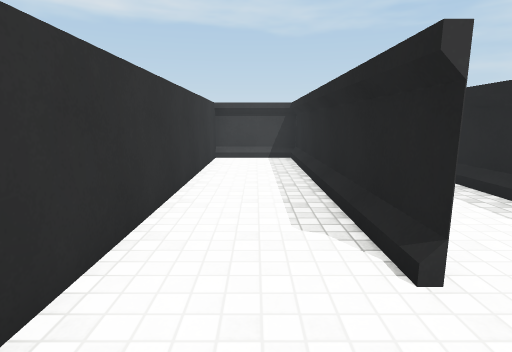
view 1 (above)

24 first-person views from a walk through a scene from a Unity 3-D project. The camera is 1.3 m above the floor, tilts 10° down and sees 80° across. The floor is counted in squares, 1 m on a side. Each view is taken from the middle of a square. On the plan, view 1 faces up. The plan holds only what a view shows up to about 14 squares ahead; the rest is blank. The place goes on beyond the plan. Surface patterns are stand-ins for the level's own textures.

view 2
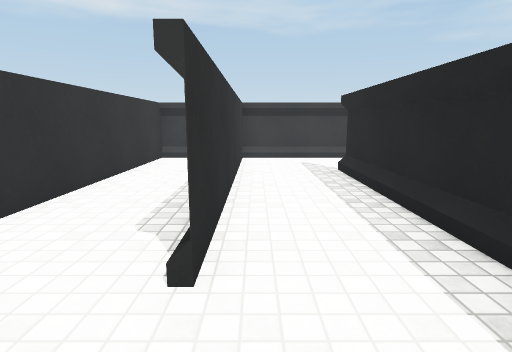

view 3
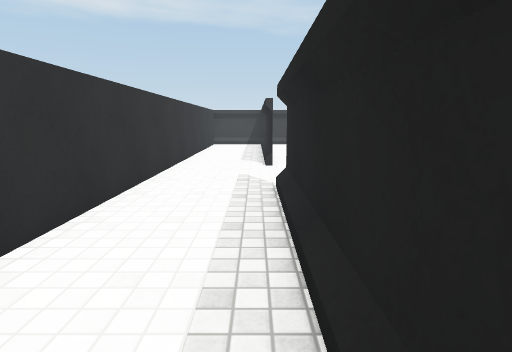

view 4
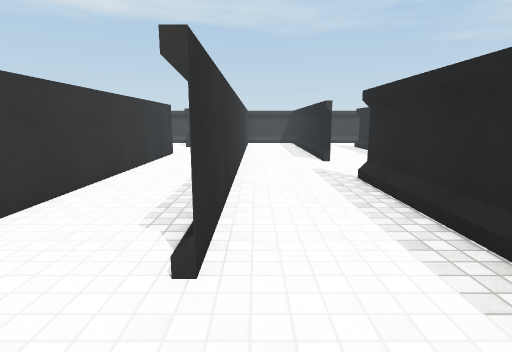

view 5
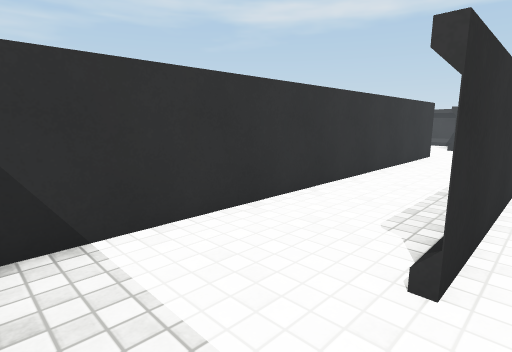

view 6
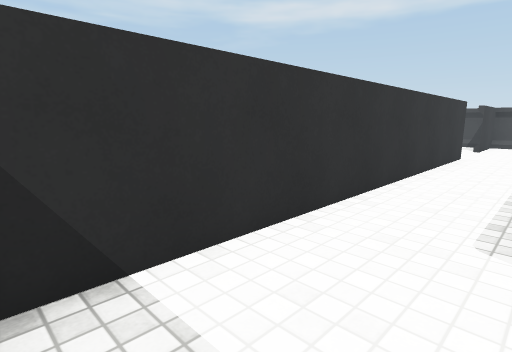

view 7
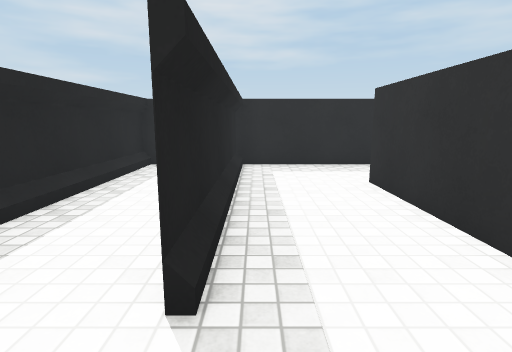

view 8
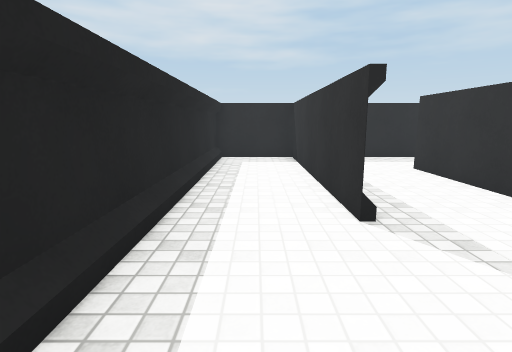

view 9
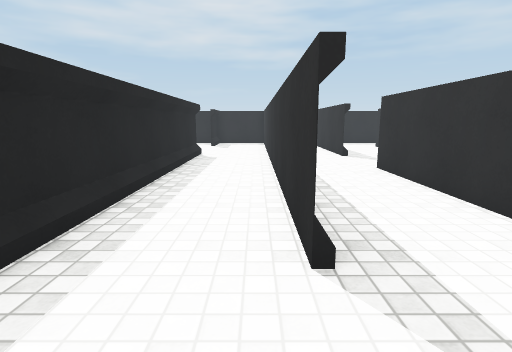

view 10
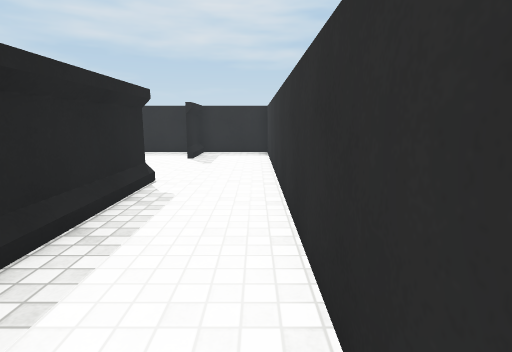

view 11
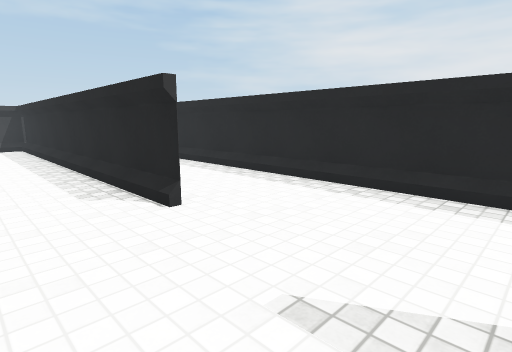

view 12
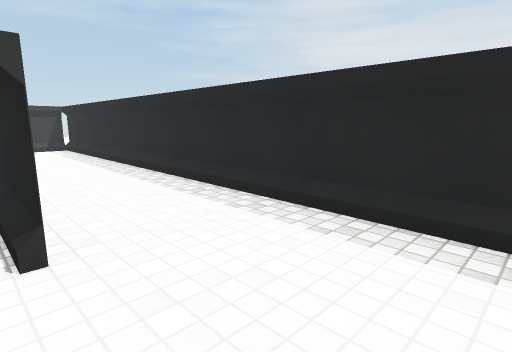

view 13
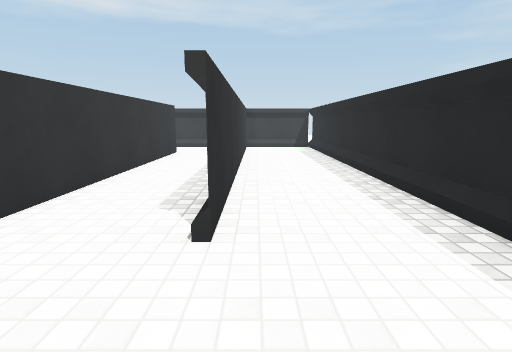

view 14
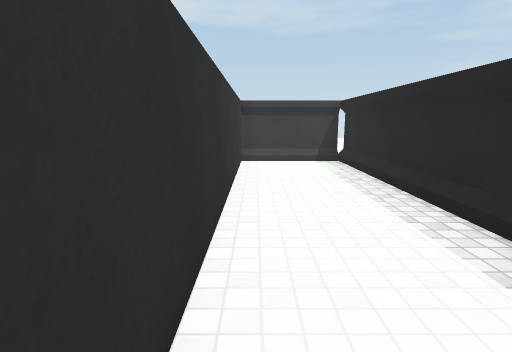

view 15
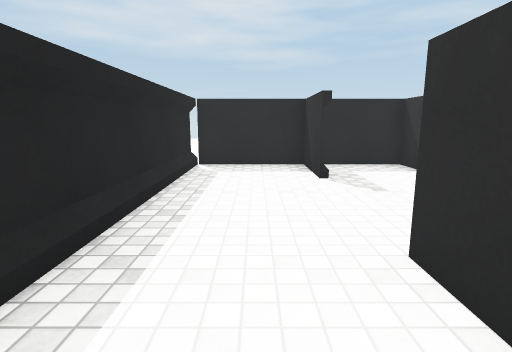

view 16
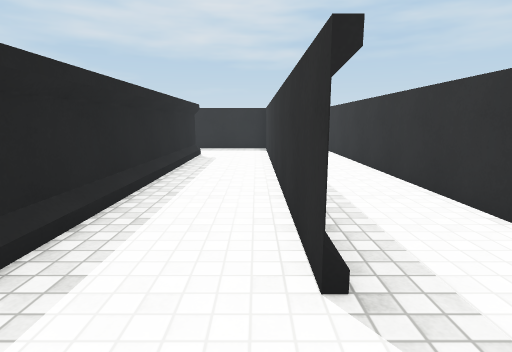

view 17
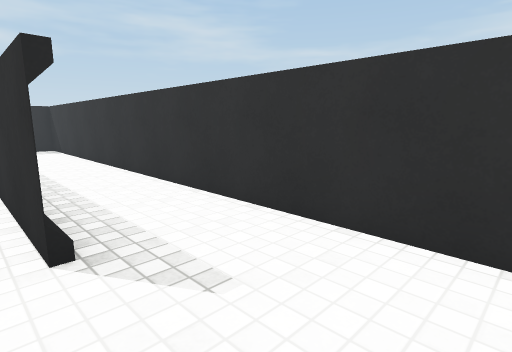

view 18
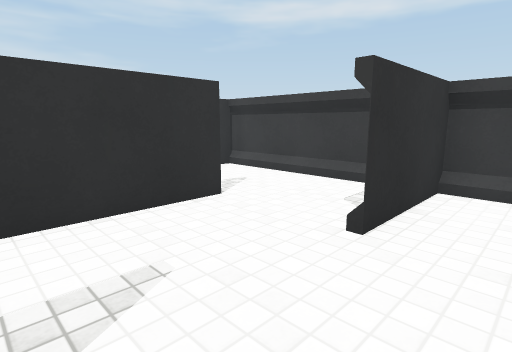

view 19
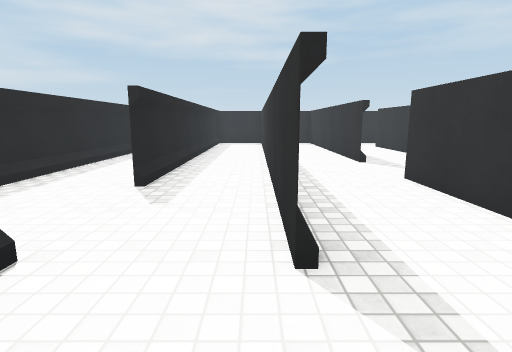

view 20
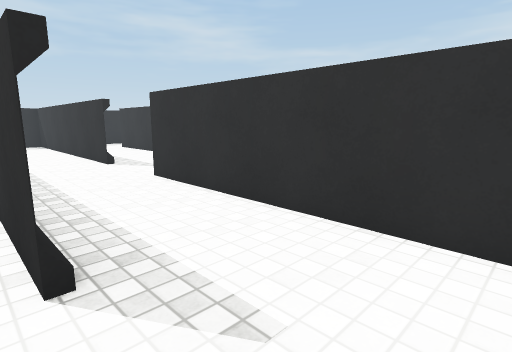

view 21
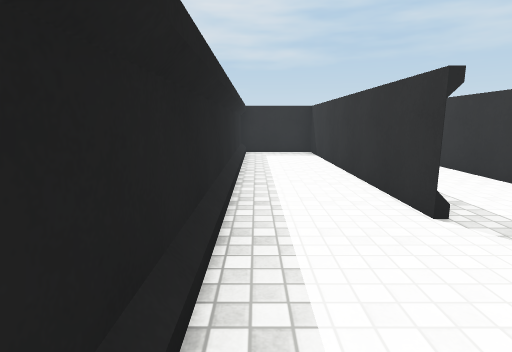

view 22
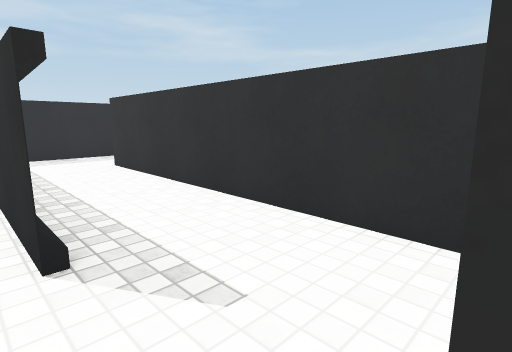

view 23
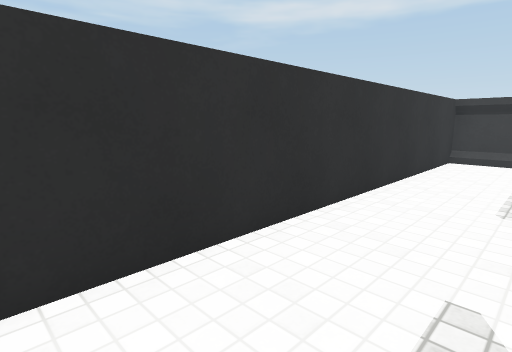

view 24
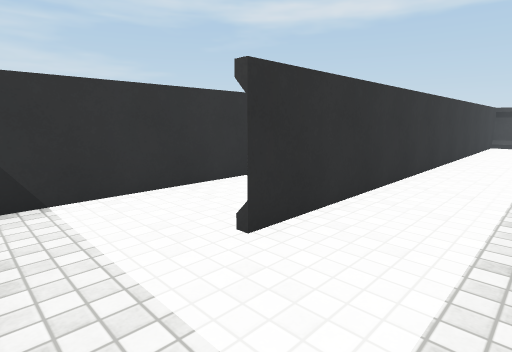

### Floor plan
Points are (right, up) in squares from view 1. A wall is a line through its corners. A room is listed if a view was taken in it or the views show most of it. See-through windows are left out.
Room 1 (views 1, 2, 3, 4, 5, 6, 7, 8, 9, 10)
walls: (1.6, 2.2) (1.6, 11.5); (1.5, -0.9) (1.5, -8.4); (7.5, -1.9) (7.5, 11.4); (1.6, -7) (1.6, -0.9); (1.5, 11.4) (1.5, 2.2); (-4.5, -6.4) (-4.5, -7.9); (7, 11.5) (-1.5, 11.5) (-1.5, -5.6); (4.5, -8.5) (4.5, 8.5) (4.5, -2.5); (-3.1, -8.5) (4.1, -8.5)
low walls: (1.3, 2.5) (1.3, 3.4); (1.3, 3.5) (1.3, 4.4); (4.3, 2.5) (4.3, 4.4); (4.3, -0.4) (4.3, 1.8); (4.3, 4.5) (4.3, 6.4); (4.3, -1.4) (4.3, -0.5); (7.3, 4.5) (7.3, 5.5); (7.3, -1.5) (7.3, 2.5); (7.3, 5.6) (7.3, 6.5); (4.3, -4.4) (4.3, -2.7); (7.3, 6.6) (7.3, 8.5); (4.3, -5.4) (4.3, -4.5)
ways out: opening at (5.5, -1.5) to room 2; opening at (-3.5, -5.5) to room 3
Room 2 (views 11, 12, 13, 14, 15)
walls: (4.5, -2.5) (4.5, -8.5); (7.5, -6) (7.5, -8.5) (7.5, -6); (4.1, -8.5) (11, -8.5) (11, 11.5) (7, 11.5); (7.5, 11.4) (7.5, -1.9)
low walls: (10.8, -6) (10.8, 10.8)
ways out: opening at (5.5, -1.5) to room 1
Room 3 (views 16, 17, 18)
walls: (-4.5, -3.1) (-4.5, 4.9) (-4.5, -6.4); (-7.4, 7.5) (-7.4, -8.5); (-1.5, -5.6) (-1.5, 4.5); (-4.5, 11.5) (-4.5, 8.3); (-3.5, 11.5) (-5, 11.5)
low walls: (-1.7, 1.6) (-1.7, 4.5); (-1.7, 0.6) (-1.7, 1.5)
ways out: opening at (-3.5, -5.5) to room 1; opening at (-6, 8) to room 4
Room 4 (views 19, 20, 21, 22)
walls: (-10.5, 1.1) (-10.5, -8.5) (-6.6, -8.5); (-7.4, 8.5) (-7.4, 7.5); (-7.4, -3.4) (-7.4, 4.4); (-10.5, 11.4) (-10.5, 3.9); (-5, 11.5) (-11, 11.5)
ways out: opening at (-6, 8) to room 3; opening at (-10, 2.5) to room 5
Room 5 (views 23, 24)
walls: (-16.5, -6.6) (-16.5, -7.6); (-14.6, -8.5) (-11.7, -8.5); (-11, 11.5) (-13.5, 11.5) (-13.5, -5.7)
ways out: opening at (-10, 2.5) to room 4; opening at (-15.5, -5.5)

Positions as (right, up) in squares from view 1, and headings:
1: (0, 0), facing up
2: (2, 0), facing up
3: (1, -7), facing up
4: (-1, -8), facing up
5: (-1, -8), facing up-left
6: (-2, -8), facing up-left
7: (1, 1), facing down
8: (3, 3), facing down
9: (5, 11), facing down
10: (5, 5), facing down
11: (5, -6), facing up-right
12: (7, -5), facing up-right
13: (8, -5), facing up
14: (8, 1), facing up
15: (9, 1), facing down
16: (-4, 7), facing down
17: (-4, 8), facing down-left
18: (-3, 5), facing up-left
19: (-7, 11), facing down
20: (-7, 11), facing down-left
21: (-8, 5), facing down
22: (-10, 4), facing down-left
23: (-11, 0), facing up-left
24: (-11, -8), facing up-left
